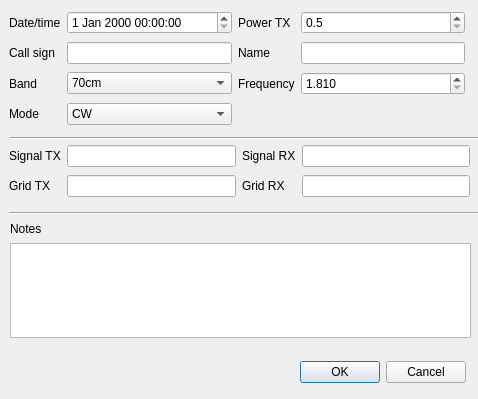
<?xml version="1.0" encoding="UTF-8"?>
<ui version="4.0">
 <class>Dialog</class>
 <widget class="QDialog" name="Dialog">
  <property name="geometry">
   <rect>
    <x>0</x>
    <y>0</y>
    <width>478</width>
    <height>399</height>
   </rect>
  </property>
  <property name="windowTitle">
   <string>Add new QSO</string>
  </property>
  <widget class="Line" name="line">
   <property name="geometry">
    <rect>
     <x>10</x>
     <y>130</y>
     <width>581</width>
     <height>16</height>
    </rect>
   </property>
   <property name="orientation">
    <enum>Qt::Horizontal</enum>
   </property>
  </widget>
  <widget class="QPlainTextEdit" name="notesEdit">
   <property name="geometry">
    <rect>
     <x>10</x>
     <y>243</y>
     <width>461</width>
     <height>95</height>
    </rect>
   </property>
  </widget>
  <widget class="QLabel" name="label_12">
   <property name="geometry">
    <rect>
     <x>10</x>
     <y>220</y>
     <width>41</width>
     <height>17</height>
    </rect>
   </property>
   <property name="text">
    <string>Notes</string>
   </property>
  </widget>
  <widget class="Line" name="line_2">
   <property name="geometry">
    <rect>
     <x>9</x>
     <y>205</y>
     <width>581</width>
     <height>16</height>
    </rect>
   </property>
   <property name="orientation">
    <enum>Qt::Horizontal</enum>
   </property>
  </widget>
  <widget class="QDialogButtonBox" name="buttonBox">
   <property name="geometry">
    <rect>
     <x>300</x>
     <y>360</y>
     <width>166</width>
     <height>25</height>
    </rect>
   </property>
   <property name="orientation">
    <enum>Qt::Horizontal</enum>
   </property>
   <property name="standardButtons">
    <set>QDialogButtonBox::Cancel|QDialogButtonBox::Ok</set>
   </property>
  </widget>
  <widget class="QWidget" name="layoutWidget">
   <property name="geometry">
    <rect>
     <x>9</x>
     <y>9</y>
     <width>456</width>
     <height>122</height>
    </rect>
   </property>
   <layout class="QGridLayout" name="gridLayout">
    <item row="0" column="0">
     <widget class="QLabel" name="label_2">
      <property name="text">
       <string>Date/time</string>
      </property>
     </widget>
    </item>
    <item row="0" column="1">
     <widget class="QDateTimeEdit" name="dateTimeEdit"/>
    </item>
    <item row="0" column="2">
     <widget class="QLabel" name="label_7">
      <property name="text">
       <string>Power TX</string>
      </property>
     </widget>
    </item>
    <item row="1" column="0">
     <widget class="QLabel" name="label">
      <property name="text">
       <string>Call sign</string>
      </property>
     </widget>
    </item>
    <item row="1" column="1">
     <widget class="QLineEdit" name="callSignEdit"/>
    </item>
    <item row="1" column="2">
     <widget class="QLabel" name="label_10">
      <property name="text">
       <string>Name</string>
      </property>
     </widget>
    </item>
    <item row="1" column="3">
     <widget class="QLineEdit" name="nameEdit"/>
    </item>
    <item row="2" column="0">
     <widget class="QLabel" name="label_3">
      <property name="text">
       <string>Band</string>
      </property>
     </widget>
    </item>
    <item row="2" column="1">
     <widget class="QComboBox" name="bandEdit">
      <item>
       <property name="text">
        <string>70cm</string>
       </property>
      </item>
      <item>
       <property name="text">
        <string>2m</string>
       </property>
      </item>
      <item>
       <property name="text">
        <string>6m</string>
       </property>
      </item>
      <item>
       <property name="text">
        <string>10m</string>
       </property>
      </item>
      <item>
       <property name="text">
        <string>20m</string>
       </property>
      </item>
      <item>
       <property name="text">
        <string>30m</string>
       </property>
      </item>
      <item>
       <property name="text">
        <string>40m</string>
       </property>
      </item>
      <item>
       <property name="text">
        <string>80m</string>
       </property>
      </item>
      <item>
       <property name="text">
        <string>160m</string>
       </property>
      </item>
     </widget>
    </item>
    <item row="2" column="2">
     <widget class="QLabel" name="label_4">
      <property name="text">
       <string>Frequency</string>
      </property>
     </widget>
    </item>
    <item row="3" column="0">
     <widget class="QLabel" name="label_11">
      <property name="text">
       <string>Mode</string>
      </property>
     </widget>
    </item>
    <item row="3" column="1">
     <widget class="QComboBox" name="modeEdit">
      <item>
       <property name="text">
        <string>CW</string>
       </property>
      </item>
      <item>
       <property name="text">
        <string>LSB</string>
       </property>
      </item>
      <item>
       <property name="text">
        <string>USB</string>
       </property>
      </item>
      <item>
       <property name="text">
        <string>FM</string>
       </property>
      </item>
     </widget>
    </item>
    <item row="2" column="3">
     <widget class="QDoubleSpinBox" name="frequencyEdit">
      <property name="decimals">
       <number>3</number>
      </property>
      <property name="minimum">
       <double>1.810000000000000</double>
      </property>
      <property name="maximum">
       <double>440.000000000000000</double>
      </property>
     </widget>
    </item>
    <item row="0" column="3">
     <widget class="QDoubleSpinBox" name="powerTxEdit">
      <property name="decimals">
       <number>1</number>
      </property>
      <property name="minimum">
       <double>0.500000000000000</double>
      </property>
      <property name="maximum">
       <double>2000.000000000000000</double>
      </property>
      <property name="singleStep">
       <double>0.500000000000000</double>
      </property>
      <property name="value">
       <double>0.500000000000000</double>
      </property>
     </widget>
    </item>
   </layout>
  </widget>
  <widget class="QWidget" name="layoutWidget">
   <property name="geometry">
    <rect>
     <x>9</x>
     <y>143</y>
     <width>461</width>
     <height>58</height>
    </rect>
   </property>
   <layout class="QGridLayout" name="gridLayout_2">
    <item row="0" column="0">
     <widget class="QLabel" name="label_8">
      <property name="text">
       <string>Signal TX</string>
      </property>
     </widget>
    </item>
    <item row="0" column="1">
     <widget class="QLineEdit" name="signalTxEdit">
      <property name="maxLength">
       <number>3</number>
      </property>
     </widget>
    </item>
    <item row="0" column="2">
     <widget class="QLabel" name="label_9">
      <property name="text">
       <string>Signal RX</string>
      </property>
     </widget>
    </item>
    <item row="0" column="3">
     <widget class="QLineEdit" name="signalRxEdit">
      <property name="maxLength">
       <number>3</number>
      </property>
     </widget>
    </item>
    <item row="1" column="0">
     <widget class="QLabel" name="label_6">
      <property name="text">
       <string>Grid TX</string>
      </property>
     </widget>
    </item>
    <item row="1" column="1">
     <widget class="QLineEdit" name="gridTxEdit">
      <property name="maxLength">
       <number>8</number>
      </property>
     </widget>
    </item>
    <item row="1" column="2">
     <widget class="QLabel" name="label_5">
      <property name="text">
       <string>Grid RX</string>
      </property>
     </widget>
    </item>
    <item row="1" column="3">
     <widget class="QLineEdit" name="gridRxEdit">
      <property name="maxLength">
       <number>8</number>
      </property>
     </widget>
    </item>
   </layout>
  </widget>
 </widget>
 <resources/>
 <connections>
  <connection>
   <sender>buttonBox</sender>
   <signal>accepted()</signal>
   <receiver>Dialog</receiver>
   <slot>accept()</slot>
   <hints>
    <hint type="sourcelabel">
     <x>248</x>
     <y>254</y>
    </hint>
    <hint type="destinationlabel">
     <x>157</x>
     <y>274</y>
    </hint>
   </hints>
  </connection>
  <connection>
   <sender>buttonBox</sender>
   <signal>rejected()</signal>
   <receiver>Dialog</receiver>
   <slot>reject()</slot>
   <hints>
    <hint type="sourcelabel">
     <x>316</x>
     <y>260</y>
    </hint>
    <hint type="destinationlabel">
     <x>286</x>
     <y>274</y>
    </hint>
   </hints>
  </connection>
 </connections>
</ui>
